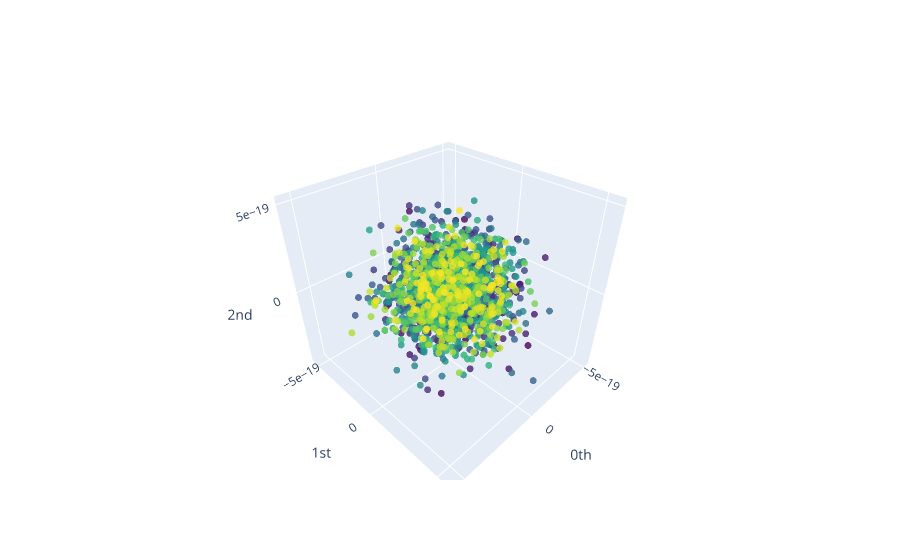

The notebook cell this image was saved under:
### Markdown cell above
From the plot we can see that the decaying periodic signal generated by a black hole merger emerges as a _spiral_ in the time delay embedding space! For contrast, let's compare this to one of the pure noise time series in our sample:

### Code cell
embedding_dimension = 30
embedding_time_delay = 30
stride = 5

embedder = SingleTakensEmbedding(
    parameters_type="search", n_jobs=6, time_delay=embedding_time_delay, dimension=embedding_dimension, stride=stride
)

y_noise_embedded = embedder.fit_transform(noisy_signals[background_idx])

pca = PCA(n_components=3)
y_noise_embedded_pca = pca.fit_transform(y_noise_embedded)

plot_point_cloud(y_noise_embedded_pca)

### Figure 1 — Plotly figure (JSON) as saved in the notebook; plotly's stock layout.template omitted (floating-point values rounded to 4 significant figures; data arrays with more than 128 entries replaced by an {"elided": "..."} marker saying what was removed)
{"data": [{"marker": {"color": {"elided": "1736 int values"}, "colorscale": [[0, "#440154"], [0.1111, "#482878"], [0.2222, "#3e4989"], [0.3333, "#31688e"], [0.4444, "#26828e"], [0.5556, "#1f9e89"], [0.6667, "#35b779"], [0.7778, "#6ece58"], [0.8889, "#b5de2b"], [1, "#fde725"]], "opacity": 0.8, "size": 4}, "mode": "markers", "type": "scatter3d", "x": {"elided": "1736 float values"}, "y": {"elided": "1736 float values"}, "z": {"elided": "1736 float values"}}], "layout": {"scene": {"xaxis": {"exponentformat": "e", "showexponent": "all", "title": {"text": "0th"}, "type": "linear"}, "yaxis": {"exponentformat": "e", "showexponent": "all", "title": {"text": "1st"}, "type": "linear"}, "zaxis": {"exponentformat": "e", "showexponent": "all", "title": {"text": "2nd"}, "type": "linear"}}}}
